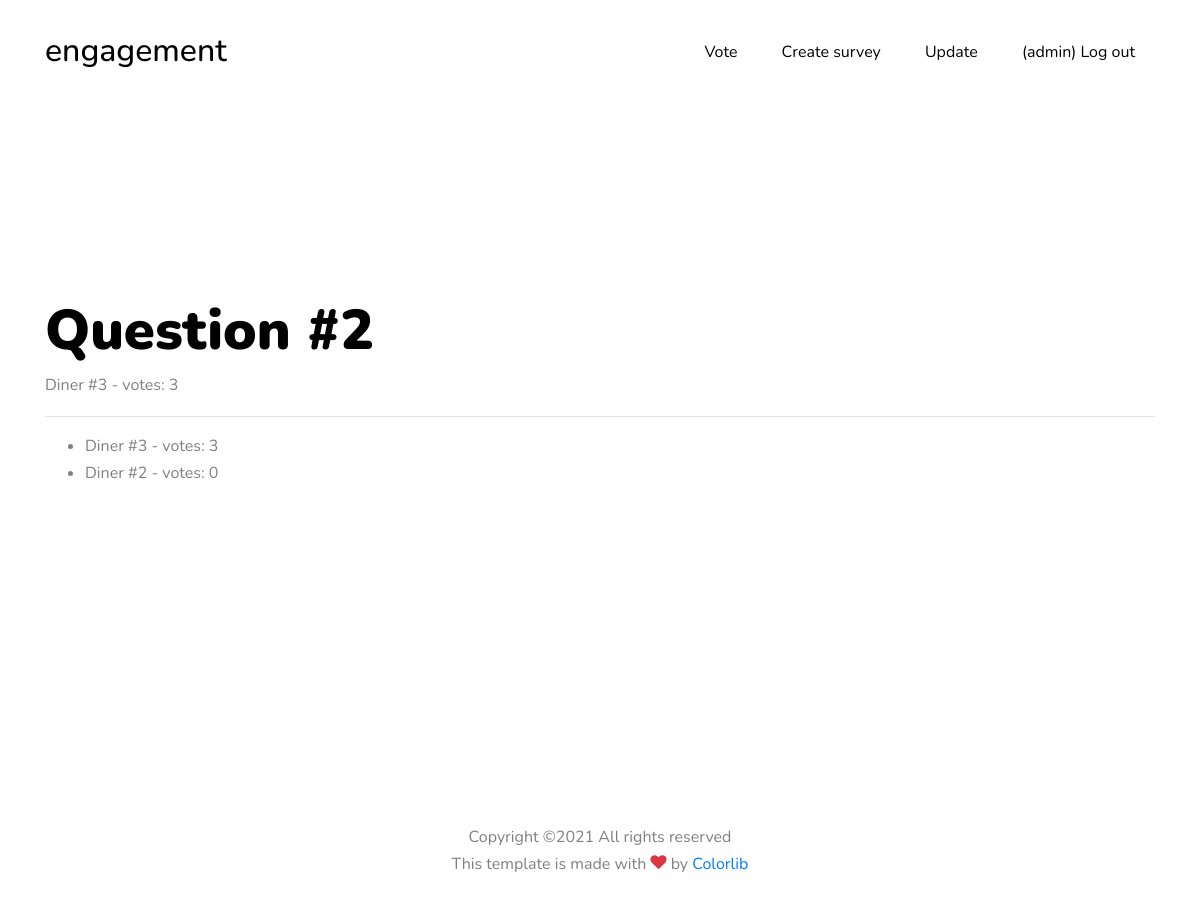
Screenshot of /46/result/ (signed in) with the database file from the repository.
### polls/models.py (models this page shows, shortened)
class Question(models.Model):
    title = models.CharField(max_length=128, verbose_name="Question", default='Where to have a lunch?')
    date_published = models.DateField(default=date.today)
    answers = models.ManyToManyField(Answer)
    result = models.CharField(max_length=64,
                              blank=True,
                              null=True,
                              verbose_name="Result")

class VotesCounter(models.Model):
    answer = models.ForeignKey(Answer,
                               on_delete=models.CASCADE,
                               verbose_name="Answer")
    question = models.ForeignKey(Question,
                                 on_delete=models.CASCADE,
                                 verbose_name="Question",
                                 related_name='question_votes_counters'
                                 )
    votes = models.IntegerField(verbose_name="Votes", default=0)
    def __str__(self):
        return self.answer.answer

class Answer(models.Model):
    answer = models.CharField(max_length=64)
    is_active = models.BooleanField(default=False)

### polls/views.py (the view)
# urls.py: path('<int:question_id>/result/', views.result, name='result'),
@login_required
def result(request, question_id):
    question = get_object_or_404(Question, id=question_id)
    max_votes_answer = question.question_votes_counters.order_by('-votes').first()
    return render(request, 'polls/result.html', {
        'question': question,
        'max_votes_answer': max_votes_answer,
    })

### polls/templates/polls/result.html (shortened to what this page needs)
{% extends "base.html" %}
{% block content %}
    <h1>{{ question.title }}</h1>
    {{ max_votes_answer }} - votes: {{ max_votes_answer.votes }}
    <br>
    <hr>
    <ul>
    {% for answer in question.question_votes_counters.all|dictsortreversed:"votes" %}
        <li>{{ answer }} - votes: {{ answer.votes }}</li>
    {% endfor %}
    </ul>
{% endblock %}

### templates/base.html (shortened to what this page needs)
<!DOCTYPE html>
{% load static %}
<html lang="en">
<head>
    <link rel="stylesheet" href="{% static 'fonts/icomoon/style.css' %}">
    <link rel="stylesheet"
          href="https://stackpath.bootstrapcdn.com/bootstrap/4.4.1/css/bootstrap.min.css"
>
    <link rel="stylesheet" href="{% static 'css/bootstrap.min.css' %}">
    <link rel="stylesheet" href="{% static 'css/jquery-ui.css' %}">
    <link rel="stylesheet" href="{% static 'css/owl.carousel.min.css' %}">
    <link rel="stylesheet" href="{% static 'css/owl.theme.default.min.css' %}">
    <link rel="stylesheet" href="{% static 'css/owl.theme.default.min.css' %}">
    <link rel="stylesheet" href="{% static 'css/jquery.fancybox.min.css' %}">
    <link rel="stylesheet" href="{% static 'css/bootstrap-datepicker.css' %}">
    <link rel="stylesheet" href="{% static 'fonts/flaticon/font/flaticon.css' %}">
    <link rel="stylesheet" href="{% static 'css/aos.css' %}">
    <link rel="stylesheet" href="{% static 'css/style.css' %}">
</head>
<body data-spy="scroll" data-target=".site-navbar-target" data-offset="300">
<div class="site-wrap" id="home-section">
    <header class="site-navbar py-4 js-sticky-header site-navbar-target" role="banner">
        <div class="container">
            <div class="row align-items-center">
                <div class="col-6 col-md-3 col-xl-4  d-block">
                    <h1 class="mb-0 site-logo">
                        <a href="/" class="text-black h2 mb-0">
                            engagement
                        </a>
                    </h1>
                </div>
                <div class="col-12 col-md-9 col-xl-8 main-menu">
                    <nav class="site-navigation position-relative text-right" role="navigation">
                        <ul class="site-menu main-menu js-clone-nav mr-auto d-none d-lg-block ml-0 pl-0">
                            {% if user.is_authenticated %}
                            <li><a href="{% url 'polls:questions' %}">Vote</a></li>
                            <li><a href="{% url 'polls:newpoll' %}">Create survey</a></li>
                            <li><a href="{% url 'polls:update' %}">Update</a></li>
                            <li><a href="{% url 'polls:logout' %}">({{user.username}}) Log out</a></li>
                            {% endif %}
                        </ul>
                    </nav>
                </div>
            </div>
        </div>
    </header>
    <div class="site-blocks-cover" style="overflow: hidden;">
        <div class="container">
            <div class="row align-items-center justify-content-center">
                <div class="col-md-12" style="position: relative;" data-aos="fade-up" data-aos-delay="200">
                    {% block content %}
                    {% endblock %}
                </div>
            </div>
        </div>
    </div>
    <div class="footer py-4 text-center">
        <div class="container">
            <div class="row">
                <div class="col-md-12">
                    <p class="mb-0">
                        Copyright &copy;<script>document.write(new Date().getFullYear());</script>
                        All rights reserved
                        <br>
                        This template is made with
                        <i class="icon-heart text-danger" aria-hidden="true"></i> by
                        <a href="https://colorlib.com" target="_blank">Colorlib</a>
                    </p>
                </div>
            </div>
        </div>
    </div>
</div>
</body>
</html>

### static/css/style.css (style rules this page uses)
body { line-height: 1.7; color: gray; font-weight: 400; font-size: 1rem; }
a { -webkit-transition: .3s all ease; -o-transition: .3s all ease; transition: .3s all ease; }
h1, h2, h3, h4, h5, .h1, .h2, .h3, .h4, .h5 { font-family: "Nunito", -apple-system, BlinkMacSystemFont, "Segoe UI", Roboto, "Helvetica Neue", Arial, sans-serif, "Apple Color Emoji", "Segoe UI Emoji", "Segoe UI Symbol", "Noto Color Emoji"; }
.text-black { color: #000 !important; }
.site-wrap:before { -webkit-transition: .3s all ease-in-out; -o-transition: .3s all ease-in-out; transition: .3s all ease-in-out; background: rgba(0, 0, 0, 0.6); content: ""; position: absolute; z-index: 2000; top: 0; left: 0; right: 0; bottom: 0; opacity: 0; visibility: hidden; }
.site-navbar { margin-bottom: 0px; z-index: 1999; position: absolute; width: 100%; background: #fff; }
.site-navbar .site-logo { position: relative; left: 0; top: -5px; }
.site-navbar .site-navigation .site-menu { margin-bottom: 0; }
.site-navbar .site-navigation .site-menu a { text-decoration: none !important; display: inline-block; }
.site-navbar .site-navigation .site-menu > li { display: inline-block; }
.site-navbar .site-navigation .site-menu > li > a { padding: 15px 20px; color: #000; display: inline-block; text-decoration: none !important; }
.site-mobile-menu .site-nav-wrap { padding: 0; margin: 0; list-style: none; position: relative; }
.site-mobile-menu .site-nav-wrap a { padding: 10px 20px; display: block; position: relative; color: #212529; }
.site-mobile-menu .site-nav-wrap li { position: relative; display: block; }
.site-mobile-menu .site-nav-wrap > li { display: block; position: relative; float: left; width: 100%; }
.site-mobile-menu .site-nav-wrap > li > a { padding-left: 20px; font-size: 20px; }
.sticky-wrapper .site-navbar { -webkit-transition: .3s all ease; -o-transition: .3s all ease; transition: .3s all ease; }
.site-blocks-cover { background-size: cover; background-size: 120% 200%; background-repeat: no-repeat; background-position: top; position: relative; }
.site-blocks-cover:after { position: absolute; background-image: url("../images/svg_1.svg"); content: ""; right: 0; }
.site-blocks-cover, .site-blocks-cover > .container > .row { min-height: 600px; height: calc(100vh); }
.site-blocks-cover h1 { font-size: 3.5rem; font-weight: 400; color: #000; font-weight: 900; }
.position-relative { position: relative; }

### rows the page displays
Question: title "Question #2"
VotesCounter: answer.answer "Diner #3", votes "3"
VotesCounter: answer.answer "Diner #2", votes "0"

### other values shown
{{ user.username }} "admin"
